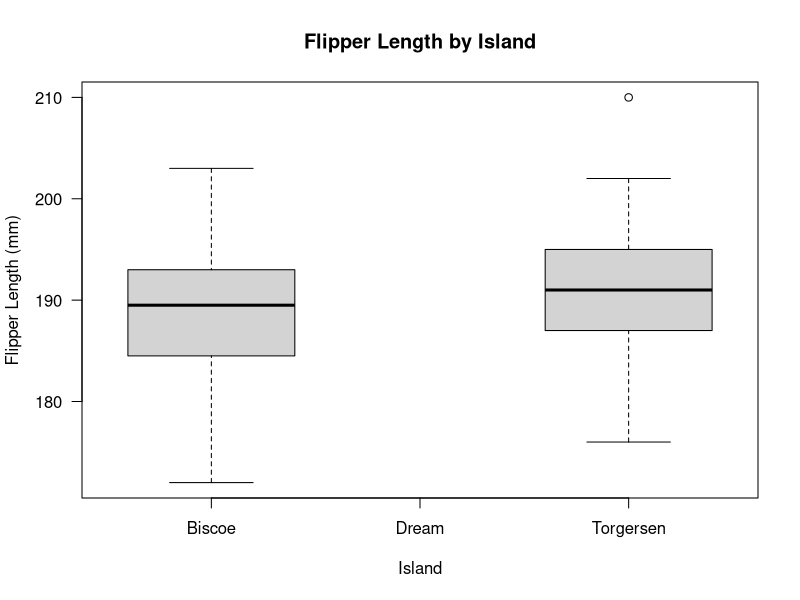
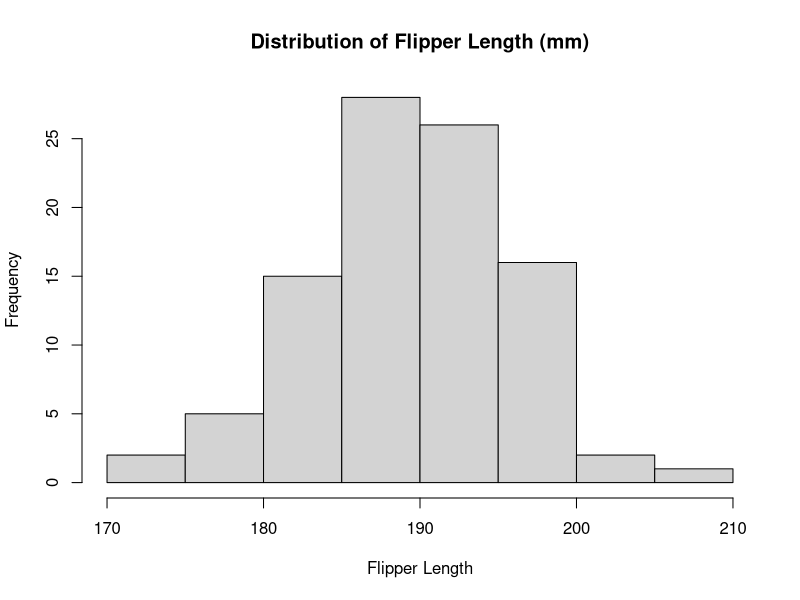
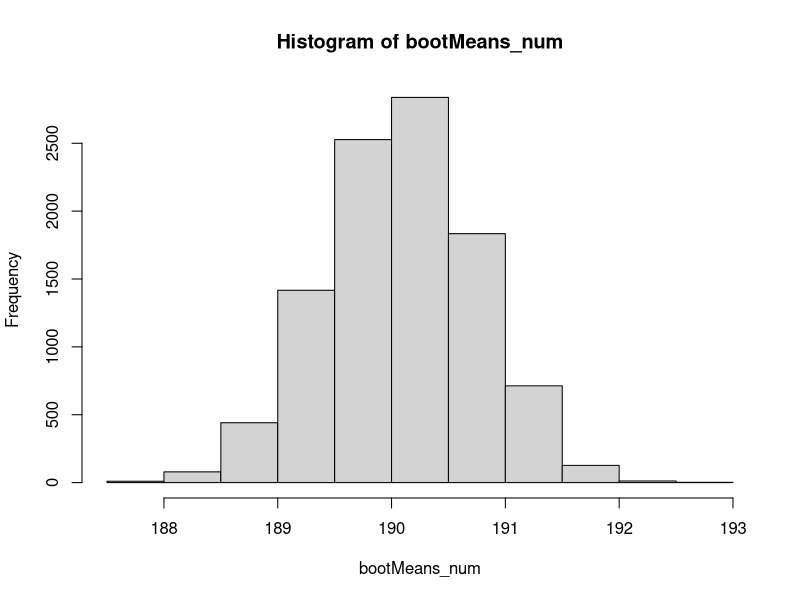
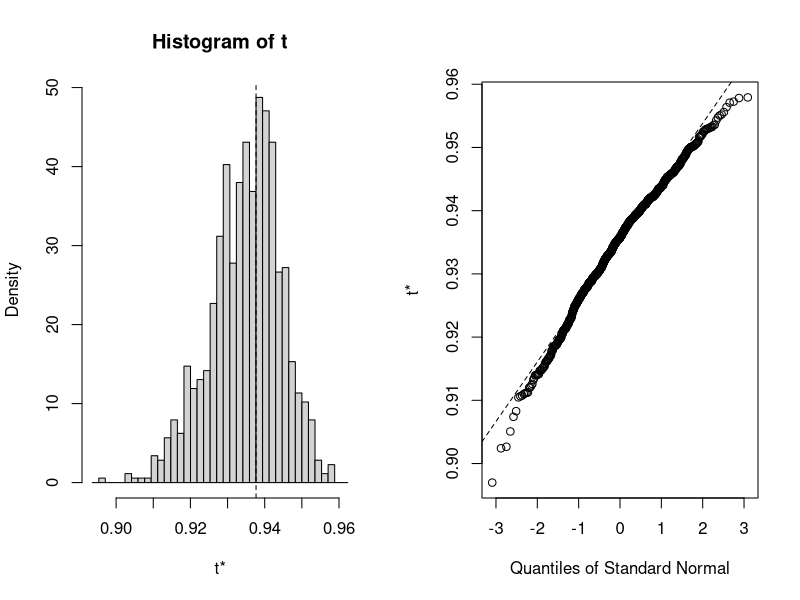

Reproduce these figures in R, in order.
## ---- chunk 1
#| label: load-packages
#| warning: false
#| message: false

library(tidyverse)
library(palmerpenguins)
library(boot)
## ---- chunk 2
#| label: wrangle-data
#| warning: false
#| message: false
#| code-fold: show

new_penguins_df <- 
  filter(penguins, species == "Adelie", island != "Dream") %>% 
  select(species, island, flipper_length_mm) %>% 
  arrange(island, .by_group = TRUE) %>% 
  drop_na()

view(new_penguins_df)
## ---- chunk 3
#| label: check-distribution
#| code-fold: show

# check the boxplot of the data
boxplot(
  new_penguins_df$flipper_length_mm ~ new_penguins_df$island, las = 1, 
  ylab = "Flipper Length (mm)",
  xlab = "Island",
  main = "Flipper Length by Island"
)

# check the histogram of the data
hist(
  x = new_penguins_df$flipper_length_mm,
  main = "Distribution of Flipper Length (mm)",
  xlab = "Flipper Length"
)
## ---- chunk 4
#| label: bootstrap-sample
#| code-fold: show

# set a seed so that our random results can be replicated by other people:
set.seed(20150516)

# take a random re-sample of the data that is the *same size*
N <- length(new_penguins_df$flipper_length_mm)

# a random sample:
sample(new_penguins_df$flipper_length_mm, size = N, replace = TRUE)

# number of bootstrap samples
B_int <- 10000

# create a list of these thousands of samples 
bootstrapSamples_ls <- map(
  .x = 1:B_int,
  .f = ~{
    sample(new_penguins_df$flipper_length_mm, size = N, replace = TRUE)
  }
)

# subset of the random samples
bootstrapSamples_ls[1:3]

## ---- chunk 5
#| label: bootstrap-means
#| code-fold: show

# The Sample Mean
bootMeans_num <-
  bootstrapSamples_ls %>%
  # the map_dbl() function takes in a list and returns an atomic vector of type
  #   double (numeric)
  map_dbl(mean)

# a normally distributed histogram using the samples from bootstrapping
hist(bootMeans_num)

# 95% confidence interval?
quantile(bootMeans_num, probs = c(0.025, 0.975))
## ---- chunk 6
#| label: spearman-correlation
#| code-fold: show

# Custom function to find correlation between the bill length and depth 
corr.fun <- function(data, idx) {
  
# vector of indices that the boot function uses
  df <- data[idx, ]

# Find the spearman correlation between
# the 3rd (length) and 4th (depth) columns of dataset
  cor(df[, 3], df[, 4], method = 'spearman')
}

# Setting the seed for reproducability of results
set.seed(42)

# Calling the boot function with the dataset
bootstrap <- boot(iris, corr.fun, R = 1000)

# Display the result of boot function
bootstrap

# Plot the bootstrap sampling distribution using ggplot
plot(bootstrap)

# Function to find the bootstrap CI
boot.ci(
  boot.out = bootstrap,
	type = "perc"
)

